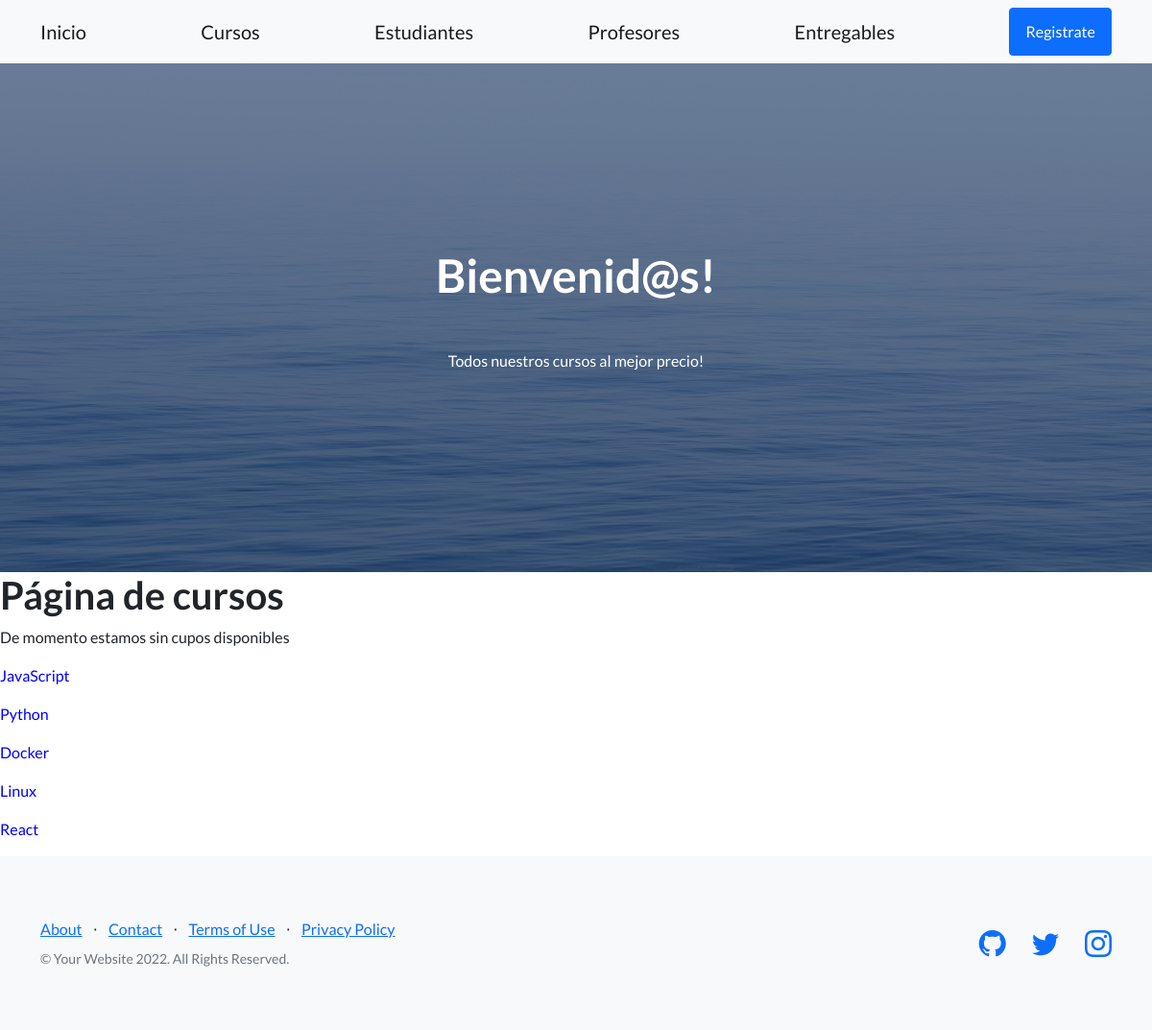
/coder/cursos/, run on an earlier commit of the app's database.
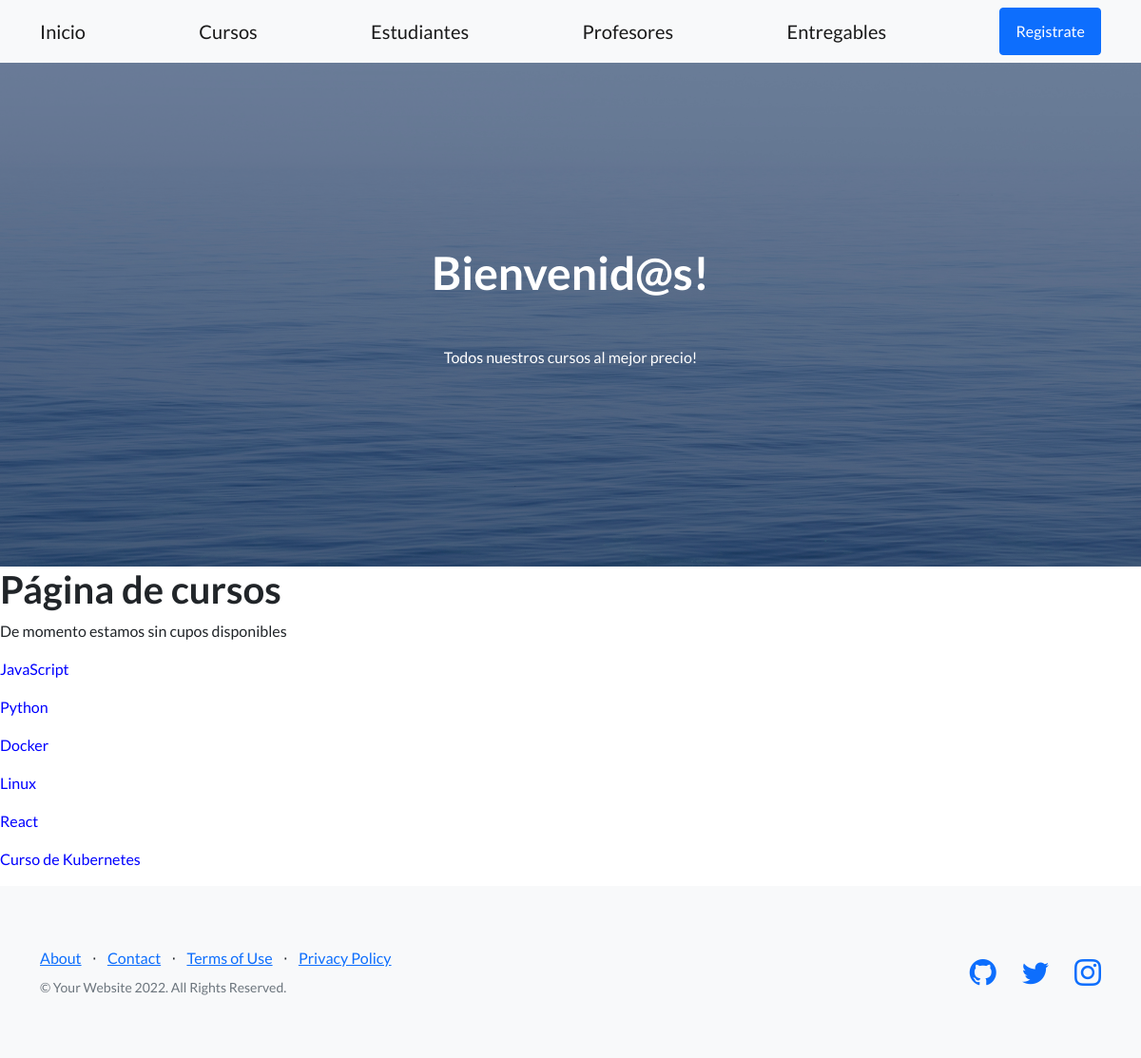
And on a later commit of the database.
### coder/models.py (models this page shows, shortened)
class Curso(models.Model):
    nombre = models.CharField(max_length=40)
    camada = models.IntegerField()

### coder/views.py (the view)
# urls.py: path("cursos/", cursos, name='cursos'),
def cursos(request):
    cursos = Curso.objects.all()
    contexto = {
        "mensaje":"Todos nuestros cursos al mejor precio!",
        "mensaje_bienvenida":"Bienvenid@s!",
        "cursos":cursos
    }
    return render(request, "coder/cursos.html", contexto)

### coder/templates/coder/cursos.html (shortened to what this page needs)
{% extends 'coder/base.html' %}
{% block contenido %}
<h1>Página de cursos</h1>
<p>De momento estamos sin cupos disponibles</p>
    {% for curso in cursos %}
        <p style="color: blue">{{curso.nombre}}</p>
    {% endfor %}
{% endblock %}

What changed in the data, as far as the page shows it:
added Curso: nombre "Curso de Kubernetes"
